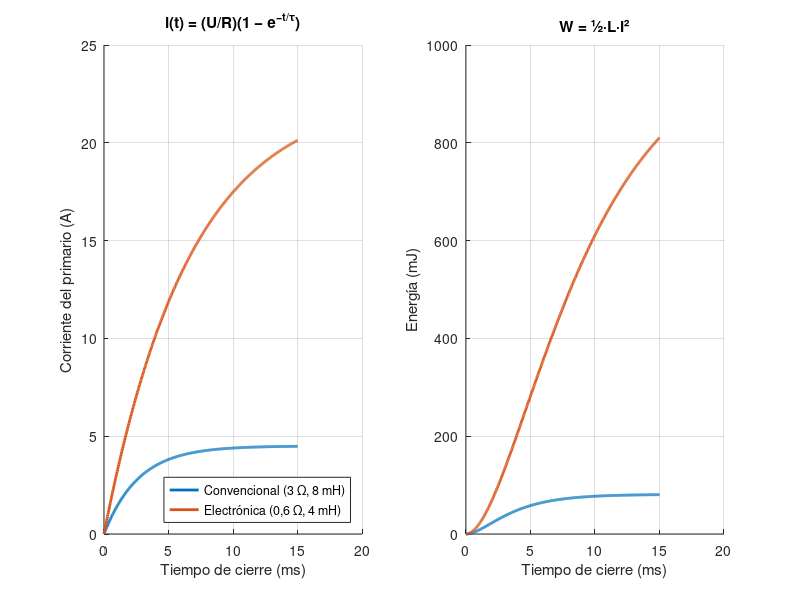
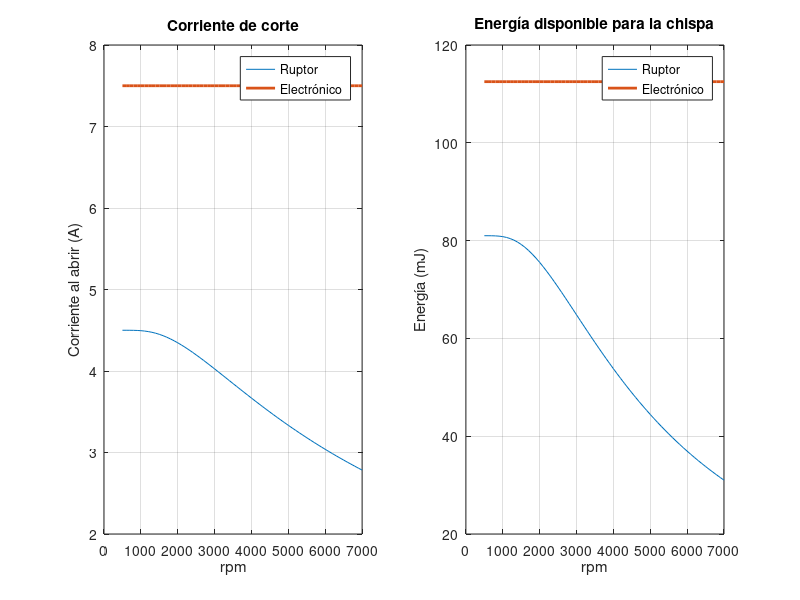
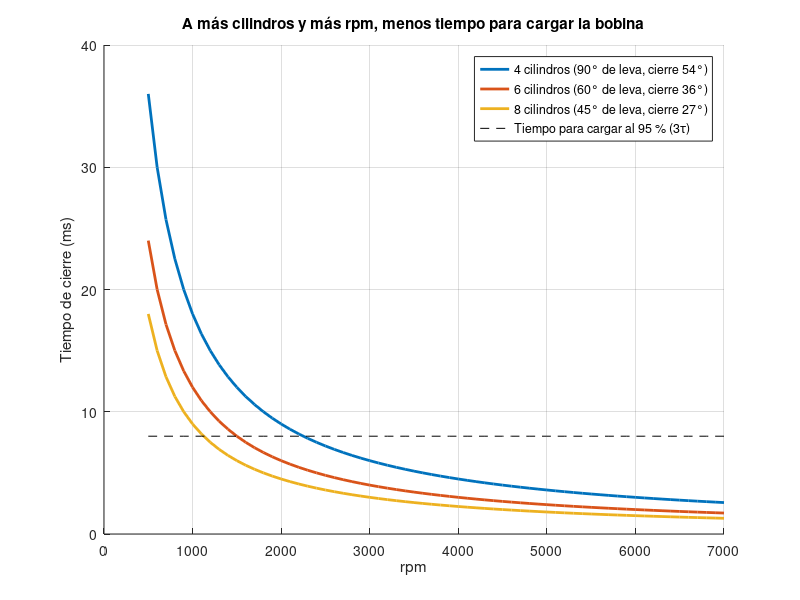
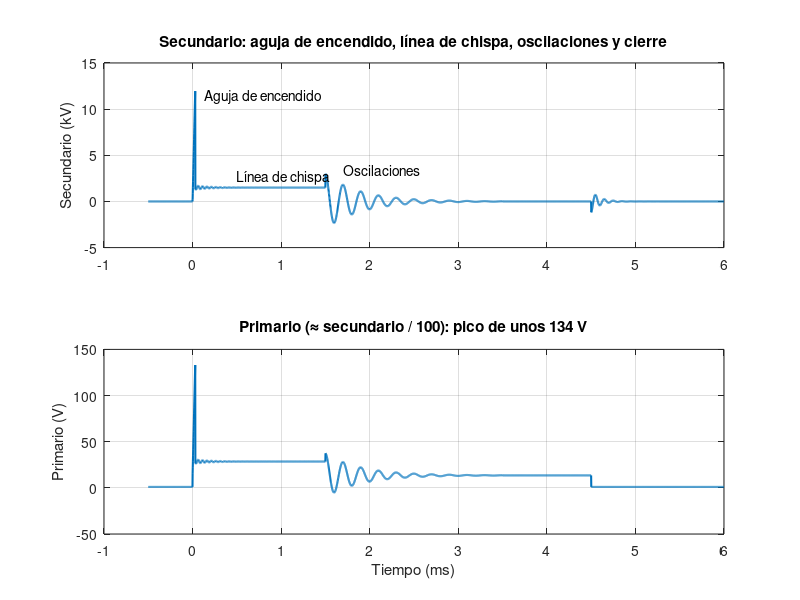

The MATLAB source for these figures, in order:
%% ========================================================================
%  ELECTRICIDAD AUTOMOTRIZ (MA.03.02) · ISTS · PAO Oct 2026 – Feb 2027
%  UNIDAD 3 · Sistemas de encendido
%  ------------------------------------------------------------------------
%   3.1 Carga de la bobina: corriente del primario y energía (circuito RL)
%   3.2 Ruptor frente a encendido electrónico: corriente y energía según rpm
%   3.3 Ángulo de cierre (dwell) y tiempo de cierre según cilindros y rpm
%   3.4 Oscilograma simulado del secundario y del primario (circuito RLC)
%   3.5 Efecto del condensador del ruptor (con y sin condensador)
%   3.6 Señal del generador inductivo y del generador Hall según las rpm
%   3.7 Avance del encendido: centrífugo, por vacío y total
%   3.8 Tensión disponible frente a tensión necesaria (reserva de encendido)
%   3.9 Chispa perdida (DIS): reparto de tensión entre los dos cilindros
%  Compatible con MATLAB R2016b+ y GNU Octave. Valores orientativos.
%% ========================================================================
clear; close all; clc;
guardarFiguras = false; guardar = @(n) [];
if guardarFiguras, guardar = @(n) print(gcf,'-dpng','-r150',[n '.png']); end

%% 3.1 Carga de la bobina
% DATOS (bobina convencional y bobina electrónica de baja resistencia)
U = 13.5;
bob(1).nombre = 'Convencional (3 Ω, 8 mH)';   bob(1).R = 3.0; bob(1).L = 8e-3;
bob(2).nombre = 'Electrónica (0,6 Ω, 4 mH)';  bob(2).R = 0.6; bob(2).L = 4e-3;
t = linspace(0, 15e-3, 500);
figure('Name','3.1 Carga de la bobina','Color','w');
fprintf('\n=== 3.1 Carga de la bobina ===\n');
for k = 1:2
    tau = bob(k).L/bob(k).R; If = U/bob(k).R; i = If*(1-exp(-t/tau)); W = 0.5*bob(k).L*i.^2*1000;
    subplot(1,2,1); hold on; plot(t*1000, i, 'LineWidth', 2);
    subplot(1,2,2); hold on; plot(t*1000, W, 'LineWidth', 2);
    fprintf('%-28s tau = %.2f ms, I final = %.1f A, al 95 %% en %.1f ms, W máx = %.0f mJ\n', bob(k).nombre, tau*1000, If, 3*tau*1000, 0.5*bob(k).L*If^2*1000);
end
subplot(1,2,1); grid on; xlabel('Tiempo de cierre (ms)'); ylabel('Corriente del primario (A)'); legend(bob(1).nombre, bob(2).nombre, 'Location','southeast'); title('i(t) = (U/R)(1 − e^{−t/τ})');
subplot(1,2,2); grid on; xlabel('Tiempo de cierre (ms)'); ylabel('Energía (mJ)'); title('W = ½·L·i²');
guardar('U3_1_carga_bobina');
% Nota: la bobina electrónica alcanzaría 22 A; la etapa de potencia limita la corriente a 6–8 A.

%% 3.2 Ruptor (dwell fijo) frente a electrónico (tiempo de carga regulado)
z = 4; dwell = 0.60;          % 4 cilindros, 60 % de cierre
t_reg = 3.5e-3; Ilim = 7.5;   % electrónico: 3,5 ms de carga y limitación de corriente
rpm = 500:100:7000;
T = 120./(z*rpm);                         % periodo entre chispas (s)
tr = dwell*T;  te = min(t_reg, 0.9*T);
ir = U/bob(1).R*(1-exp(-tr/(bob(1).L/bob(1).R)));
ie = min(Ilim, U/bob(2).R*(1-exp(-te/(bob(2).L/bob(2).R))));
Wr = 0.5*bob(1).L*ir.^2*1000; We = 0.5*bob(2).L*ie.^2*1000;
figure('Name','3.2 Ruptor vs electrónico','Color','w');
subplot(1,2,1); plot(rpm, ir, rpm, ie, 'LineWidth', 2); grid on; xlabel('rpm'); ylabel('Corriente al abrir (A)'); legend('Ruptor','Electrónico'); title('Corriente de corte');
subplot(1,2,2); plot(rpm, Wr, rpm, We, 'LineWidth', 2); grid on; xlabel('rpm'); ylabel('Energía (mJ)'); legend('Ruptor','Electrónico'); title('Energía disponible para la chispa');
fprintf('\n=== 3.2 A 6000 rpm: ruptor %.1f A / %.0f mJ; electrónico %.1f A / %.0f mJ ===\n', interp1(rpm,ir,6000), interp1(rpm,Wr,6000), interp1(rpm,ie,6000), interp1(rpm,We,6000));
guardar('U3_2_ruptor_vs_electronico');

%% 3.3 Ángulo y tiempo de cierre según el número de cilindros
cil = [4 6 8]; rpm = 500:100:7000;
figure('Name','3.3 Tiempo de cierre','Color','w'); hold on;
fprintf('\n=== 3.3 Ángulo de cierre (60 %%) ===\n');
for z = cil
    ang = 360/z; tc = dwell*120./(z*rpm)*1000;
    plot(rpm, tc, 'LineWidth', 2, 'DisplayName', sprintf('%d cilindros (%.0f° de leva, cierre %.0f°)', z, ang, ang*dwell));
    fprintf('%d cilindros: ángulo disponible %.0f°, cierre %.0f°, a 3000 rpm t = %.2f ms\n', z, ang, ang*dwell, dwell*120/(z*3000)*1000);
end
plot(rpm, 3*bob(1).L/bob(1).R*1000*ones(size(rpm)), 'k--', 'DisplayName', 'Tiempo para cargar al 95 % (3τ)');
grid on; xlabel('rpm'); ylabel('Tiempo de cierre (ms)'); legend; title('A más cilindros y más rpm, menos tiempo para cargar la bobina');
guardar('U3_3_tiempo_cierre');

%% 3.4 Oscilograma simulado (secundario y primario)
% Modelo por fases: aguja de encendido, línea de chispa, oscilaciones amortiguadas y cierre
Uenc = 12e3;    % tensión de encendido (V) – depende de la bujía, la separación y la mezcla
Uch  = 1.5e3;   % tensión de la línea de chispa (V)
tch  = 1.5e-3;  % duración de la chispa (s)
f_os = 5e3;     % frecuencia de las oscilaciones amortiguadas (Hz)
N1N2 = 100;     % relación de transformación
t = linspace(-0.5e-3, 6e-3, 4000); us = zeros(size(t)); up = 13.5*ones(size(t));
a = t>=0 & t<0.03e-3;  us(a) = Uenc*(t(a)/0.03e-3);                         % subida a la aguja
b = t>=0.03e-3 & t<tch; us(b) = Uch + 300*sin(2*pi*20e3*t(b)).*exp(-t(b)/2e-4); % línea de chispa
c = t>=tch & t<tch+2e-3; tc_ = t(c)-tch; us(c) = 3e3*exp(-tc_/4e-4).*cos(2*pi*f_os*tc_); % oscilaciones
d = t>=4.5e-3; us(d) = -1.2e3*exp(-(t(d)-4.5e-3)/1e-4).*cos(2*pi*10e3*(t(d)-4.5e-3)); % cierre del primario
up(t<0) = 1.0;                         % primario conduciendo (V CE ≈ 1 V)
up(a|b) = 13.5 + us(a|b)/N1N2;          % reflejo de la tensión secundaria
up(c) = 13.5 + us(c)/N1N2*0.8;          up(d) = 1.0;
figure('Name','3.4 Oscilogramas','Color','w');
subplot(2,1,1); plot(t*1000, us/1000, 'LineWidth', 1.5); grid on; ylabel('Secundario (kV)');
title('Secundario: aguja de encendido, línea de chispa, oscilaciones y cierre');
text(0.1, Uenc/1000*0.95, ' Aguja de encendido'); text(0.5, Uch/1000+1.2, 'Línea de chispa'); text(tch*1000+0.2, 3.5, 'Oscilaciones');
subplot(2,1,2); plot(t*1000, up, 'LineWidth', 1.5); grid on; ylabel('Primario (V)'); xlabel('Tiempo (ms)');
title(sprintf('Primario (≈ secundario / %d): pico de unos %.0f V', N1N2, 13.5+Uenc/N1N2));
guardar('U3_4_oscilogramas');

%% 3.5 Efecto del condensador del ruptor
% Sin condensador, la tensión de autoinducción salta entre los platinos (arco) y corta la corriente lentamente.
Lp = 8e-3; Rp = 3; I0 = 3.5; Cs = 0.2e-6;          % condensador de 0,2 µF
t = linspace(0, 0.4e-3, 2000);
figure('Name','3.5 Condensador','Color','w'); hold on;
C = Cs(1); a = Rp/(2*Lp); w0 = 1/sqrt(Lp*C); wd = sqrt(w0^2-a^2);
v_con = I0/(C*wd)*exp(-a*t).*sin(wd*t);                 % oscilación LC amortiguada
v_sin = 400*(1-exp(-t/5e-6)).*(t < 0.25e-3);            % arco entre platinos (≈ 400 V) hasta extinguirse
plot(t*1e3, v_con, t*1e3, v_sin, 'LineWidth', 2);
legend('Con condensador 0,2 µF: corte rápido y pico alto','Sin condensador: arco ≈ 400 V, platinos quemados','Location','southeast');
grid on; xlabel('Tiempo tras abrir (ms)'); ylabel('Tensión en el primario (V)'); title('El condensador absorbe la autoinducción y protege los platinos');
fprintf('\n=== 3.5 Pico con condensador: %.0f V (f = %.1f kHz) ===\n', I0*sqrt(Lp/0.2e-6), 1/(2*pi*sqrt(Lp*0.2e-6))/1000);
guardar('U3_5_condensador');

%% 3.6 Señal del generador inductivo y del Hall
z = 4; rpm_list = [300 1000 3000];
figure('Name','3.6 Generadores de impulsos','Color','w');
for k = 1:numel(rpm_list)
    r = rpm_list(k); f = z/2*r/60;               % impulsos por segundo (distribuidor: z/2 por vuelta del cigüeñal)
    t = linspace(0, 2/f, 2000);
    Ui = 0.4*r/1000*30*sin(2*pi*f*t).*abs(sin(pi*f*t)).^4;   % amplitud ∝ velocidad (inducción)
    Uh = 12*(mod(t*f,1) < 0.7);                              % Hall: 70 % pantalla, amplitud constante
    subplot(2,1,1); hold on; plot(t*1000*f/2, Ui, 'LineWidth', 1.5);
    subplot(2,1,2); hold on; plot(t*1000*f/2, Uh + (k-1)*0.15, 'LineWidth', 1.5);
    fprintf('%4d rpm: f = %.1f Hz, inductivo pico ≈ %.1f V, Hall 12 V\n', r, f, max(Ui));
end
subplot(2,1,1); grid on; ylabel('Inductivo (V)'); legend('300 rpm','1000 rpm','3000 rpm'); title('Inductivo: la amplitud y la frecuencia crecen con las rpm (eje de tiempo normalizado)');
subplot(2,1,2); grid on; ylabel('Hall (V)'); xlabel('Fracción del periodo'); title('Hall: señal cuadrada de amplitud constante, incluso a muy bajas rpm'); ylim([-1 13]);
guardar('U3_6_generadores');

%% 3.7 Avance del encendido
rpm = 0:100:6000; vac = 0:10:600;   % depresión del colector (mbar)
av_ini = 8;                          % avance inicial (° de cigüeñal)
av_cent = min(24, max(0, (rpm-1000)*24/2800));  av_cent(rpm>=3800) = 24 + (rpm(rpm>=3800)-3800)*2/2200;
av_vac  = min(10, max(0, (vac-150)*10/250));
figure('Name','3.7 Avance','Color','w');
subplot(1,2,1); plot(rpm, av_ini+av_cent, 'LineWidth', 2); grid on; xlabel('rpm'); ylabel('Avance (° APMS)'); title('Inicial + centrífugo');
subplot(1,2,2); plot(vac, av_vac, 'LineWidth', 2); grid on; xlabel('Depresión (mbar)'); ylabel('Avance por vacío (°)'); title('Por vacío (carga parcial)');
% ¿Por qué hace falta? Ángulo que gira el cigüeñal durante 2 ms de combustión
fprintf('\n=== 3.7 Ángulo recorrido en 2 ms: 1000 rpm %.0f°, 4000 rpm %.0f° ===\n', 6*1000*2e-3, 6*4000*2e-3);
guardar('U3_7_avance');

%% 3.8 Tensión disponible frente a tensión necesaria
rpm = 500:100:7000;
Udisp_r = 9 + 17*(Wr/max(Wr));                 % ruptor: proporcional a la energía (kV)
Udisp_e = 9 + 23*(We/max(We));                 % electrónico
gap = [0.7 1.0 1.3];                           % separación de electrodos (mm)
figure('Name','3.8 Reserva de encendido','Color','w'); hold on;
plot(500:100:7000, Udisp_r, 'LineWidth', 2, 'DisplayName', 'Disponible ruptor');
plot(500:100:7000, Udisp_e, 'LineWidth', 2, 'DisplayName', 'Disponible electrónico');
for g = gap
    Unec = 6 + 8*g + 3*(rpm/7000);              % aumenta con la separación y la presión de compresión
    plot(rpm, Unec, '--', 'LineWidth', 1.5, 'DisplayName', sprintf('Necesaria (%.1f mm)', g));
end
grid on; xlabel('rpm'); ylabel('Tensión (kV)'); legend('Location','southwest'); title('Si la necesaria supera a la disponible, la chispa falla');
guardar('U3_8_reserva');

%% 3.9 Chispa perdida (DIS)
Ut = 15;                      % tensión que genera la bobina doble (kV)
Ucomp = 12; Uesc = 1.5;       % tensión necesaria en compresión y en escape (kV)
figure('Name','3.9 Chispa perdida','Color','w');
bar([Ucomp Uesc; Ut-Ucomp-Uesc 0]', 'stacked'); set(gca,'XTickLabel',{'Cilindro en compresión','Cilindro en escape'});
ylabel('kV'); legend('Tensión consumida','Reserva'); grid on; title(sprintf('Las dos bujías en serie: %.1f + %.1f kV de %.0f kV', Ucomp, Uesc, Ut));
fprintf('\n=== 3.9 DIS: reserva %.1f kV; la chispa de escape consume solo %.0f %% ===\n', Ut-Ucomp-Uesc, Uesc/(Ucomp+Uesc)*100);
guardar('U3_9_DIS');
